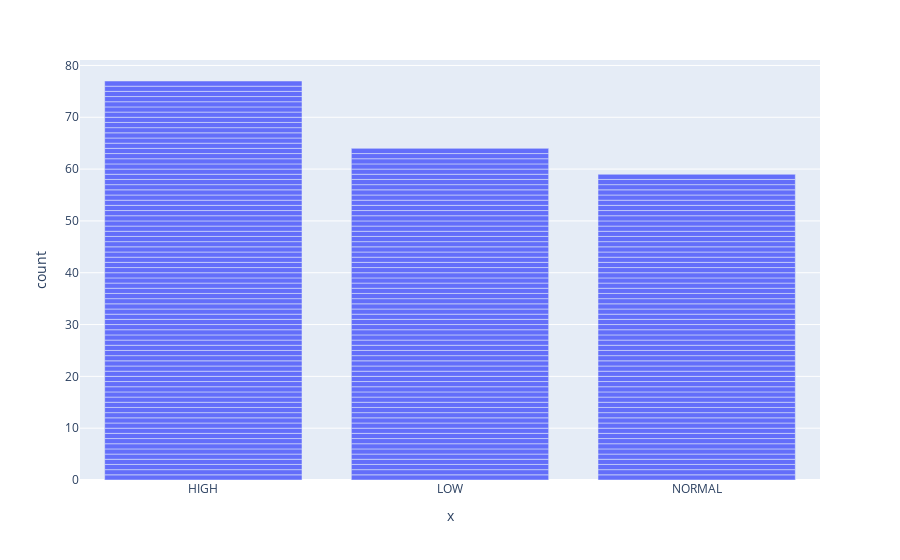

The cell this chart's notebook holds for it:
### Code cell
fig = px.bar(x=df["BP"])
fig.show()

### Figure 1 — Plotly figure (JSON) as saved in the notebook; plotly's stock layout.template omitted (floating-point values rounded to 4 significant figures; data arrays with more than 128 entries replaced by an {"elided": "..."} marker saying what was removed)
{"data": [{"alignmentgroup": "True", "hovertemplate": "x=%{x}<br>count=%{y}<extra></extra>", "legendgroup": "", "marker": {"color": "#636efa", "pattern": {"shape": ""}}, "name": "", "offsetgroup": "", "orientation": "v", "showlegend": false, "textposition": "auto", "type": "bar", "x": {"elided": "200 str values"}, "xaxis": "x", "y": {"elided": "200 int values"}, "yaxis": "y"}], "layout": {"barmode": "relative", "legend": {"tracegroupgap": 0}, "margin": {"t": 60}, "xaxis": {"anchor": "y", "domain": [0, 1], "title": {"text": "x"}}, "yaxis": {"anchor": "x", "domain": [0, 1], "title": {"text": "count"}}}}
